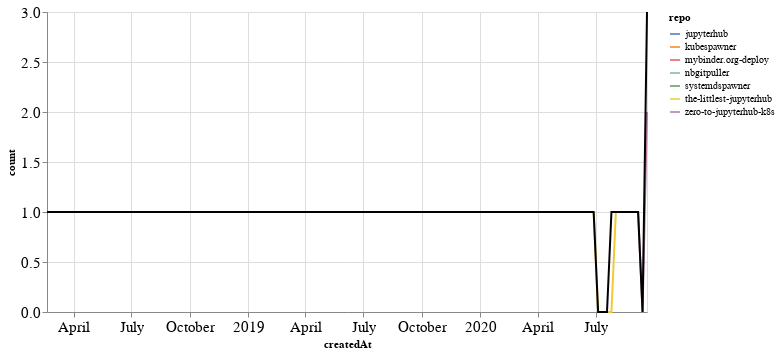

This figure's notebook cell:
### Markdown cell above
## PRs

### Code cell
prs_time = prs.groupby('repo').resample('W', on='createdAt').count()['author'].reset_index()
prs_time = prs_time.rename(columns={'author': 'count'})
prs_time_total = prs_time.groupby('createdAt').agg({"count": "sum"}).reset_index()

ch1 = alt.Chart(prs_time, width=600).mark_line().encode(
    x='createdAt',
    y='count',
    color='repo',
    tooltip="repo"
)

ch2 = alt.Chart(prs_time_total, width=600).mark_line(color="black").encode(
    x='createdAt',
    y='count',
)

ch1 + ch2

### Figure 1 — Vega-Lite specification as saved in the notebook (floating-point values rounded to 4 significant figures)
{"config": {"axisLeft": {"labelFontSize": 15}, "axisBottom": {"labelFontSize": 15}}, "layer": [{"data": {"name": "data-33aa18b2898cdd4ee8e4087375904668"}, "mark": "line", "encoding": {"color": {"type": "nominal", "field": "repo"}, "tooltip": {"type": "nominal", "field": "repo"}, "x": {"type": "temporal", "field": "createdAt"}, "y": {"type": "quantitative", "field": "count"}}, "width": 600}, {"data": {"name": "data-e08af2dba6baf7bb8ac39bb5d16e5174"}, "mark": {"type": "line", "color": "black"}, "encoding": {"x": {"type": "temporal", "field": "createdAt"}, "y": {"type": "quantitative", "field": "count"}}, "width": 600}], "$schema": "https://vega.github.io/schema/vega-lite/v4.8.1.json", "datasets": {"data-33aa18b2898cdd4ee8e4087375904668": [{"repo": "jupyterhub", "createdAt": "2019-06-09T00:00:00", "count": 1}, {"repo": "kubespawner", "createdAt": "2020-09-20T00:00:00", "count": 1}, {"repo": "mybinder.org-deploy", "createdAt": "2018-02-18T00:00:00", "count": 1}, {"repo": "nbgitpuller", "createdAt": "2020-02-09T00:00:00", "count": 1}, {"repo": "systemdspawner", "createdAt": "2020-07-26T00:00:00", "count": 1}, {"repo": "the-littlest-jupyterhub", "createdAt": "2020-06-28T00:00:00", "count": 1}, {"repo": "the-littlest-jupyterhub", "createdAt": "2020-07-05T00:00:00", "count": 0}, {"repo": "the-littlest-jupyterhub", "createdAt": "2020-07-12T00:00:00", "count": 0}, {"repo": "the-littlest-jupyterhub", "createdAt": "2020-07-19T00:00:00", "count": 0}, {"repo": "the-littlest-jupyterhub", "createdAt": "2020-07-26T00:00:00", "count": 0}, {"repo": "the-littlest-jupyterhub", "createdAt": "2020-08-02T00:00:00", "count": 1}, {"repo": "zero-to-jupyterhub-k8s", "createdAt": "2020-08-30T00:00:00", "count": 1}, {"repo": "zero-to-jupyterhub-k8s", "createdAt": "2020-09-06T00:00:00", "count": 1}, {"repo": "zero-to-jupyterhub-k8s", "createdAt": "2020-09-13T00:00:00", "count": 0}, {"repo": "zero-to-jupyterhub-k8s", "createdAt": "2020-09-20T00:00:00", "count": 2}], "data-e08af2dba6baf7bb8ac39bb5d16e5174": [{"createdAt": "2018-02-18T00:00:00", "count": 1}, {"createdAt": "2019-06-09T00:00:00", "count": 1}, {"createdAt": "2020-02-09T00:00:00", "count": 1}, {"createdAt": "2020-06-28T00:00:00", "count": 1}, {"createdAt": "2020-07-05T00:00:00", "count": 0}, {"createdAt": "2020-07-12T00:00:00", "count": 0}, {"createdAt": "2020-07-19T00:00:00", "count": 0}, {"createdAt": "2020-07-26T00:00:00", "count": 1}, {"createdAt": "2020-08-02T00:00:00", "count": 1}, {"createdAt": "2020-08-30T00:00:00", "count": 1}, {"createdAt": "2020-09-06T00:00:00", "count": 1}, {"createdAt": "2020-09-13T00:00:00", "count": 0}, {"createdAt": "2020-09-20T00:00:00", "count": 3}]}}
